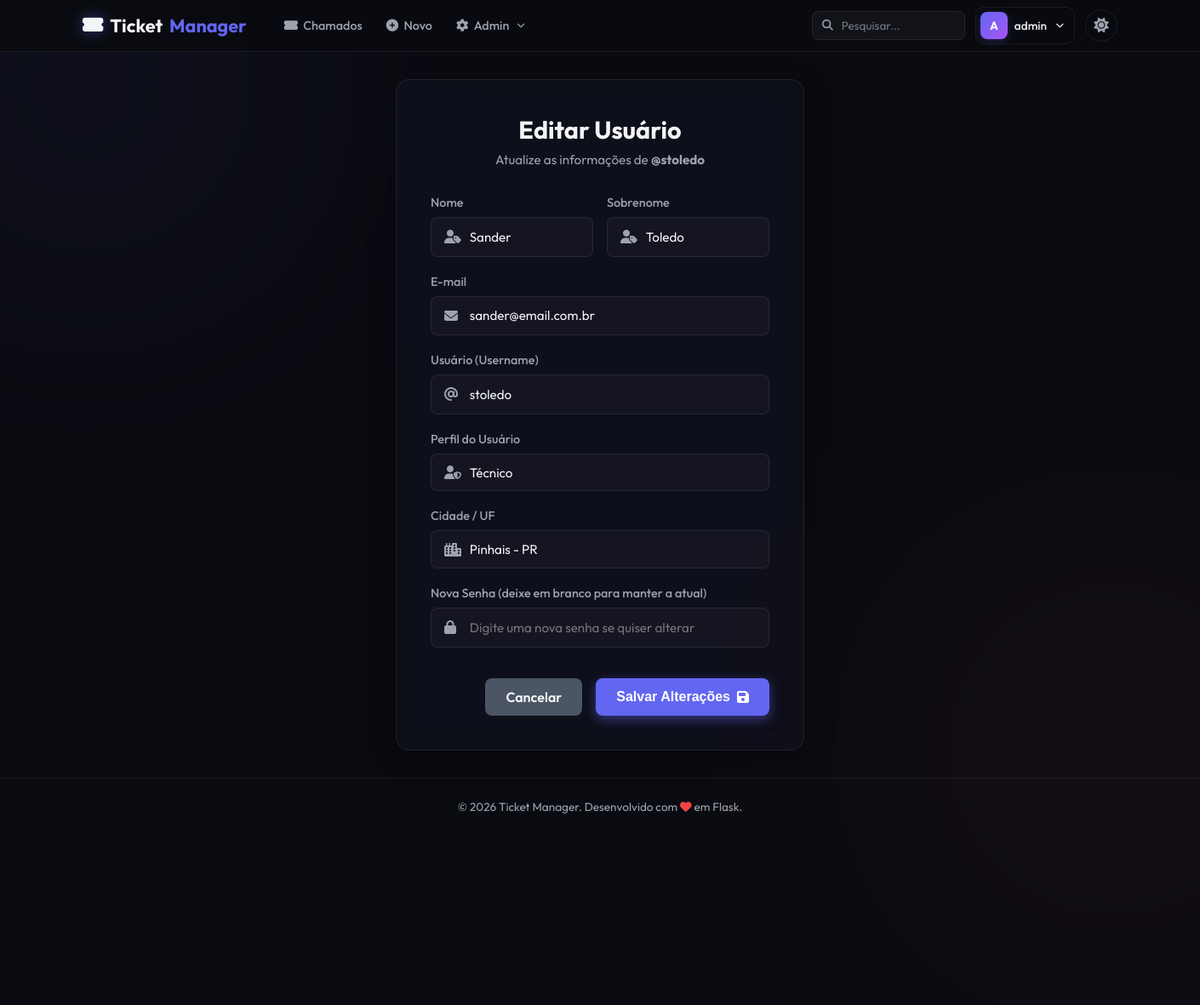
/users/1/edit (signed in), run on the app's committed database.
### models.py (models this page shows, shortened)
class Usuario(db.Model):
    __tablename__ = "usuarios"
    id = db.Column(db.Integer, primary_key=True)
    nome = db.Column(db.String(50), nullable=False)
    sobrenome = db.Column(db.String(50), nullable=False)
    email = db.Column(db.String(120), unique=True, nullable=False)
    username = db.Column(db.String(50), unique=True, nullable=False)
    senha = db.Column(db.String(255), nullable=False)
    cidade_id = db.Column(db.Integer, db.ForeignKey("cidades.id"), nullable=True)
    cidade = db.relationship("Cidade", backref=db.backref("usuarios", lazy=True))
    perfis = db.relationship("Perfil", backref="usuario", lazy=True, cascade="all, delete-orphan")
    @property
    def tipo_perfil(self):
        if self.perfis:
            return self.perfis[0].tipo_perfil
        return "Cliente"

class Perfil(db.Model):
    __tablename__ = "perfis"
    id = db.Column(db.Integer, primary_key=True)
    usuario_id = db.Column(db.Integer, db.ForeignKey("usuarios.id"), nullable=False)
    tipo_perfil = db.Column(db.String(50), nullable=False)
    ativo = db.Column(db.Boolean, default=True)

class Cidade(db.Model):
    __tablename__ = "cidades"
    id = db.Column(db.Integer, primary_key=True)
    nome = db.Column(db.String(100), nullable=False, unique=True)
    estado = db.Column(db.String(2), nullable=False)

### app.py (the view)
@app.route('/users/<int:user_id>/edit', methods=['GET', 'POST'])
@admin_required
def edit_user(user_id):
    return controllers.edit_user_controller(user_id)

### app.py (called while the page is built)
def admin_required(f):
    @wraps(f)
    def decorated_function(*args, **kwargs):
        if 'user_id' not in session:
            flash('Você precisa fazer login para acessar esta página.', 'danger')
            return redirect(url_for('login'))
        usuario = Usuario.query.get(session['user_id'])
        if not usuario or usuario.tipo_perfil != 'Admin':
            flash('Acesso negado: esta página é restrita para administradores.', 'danger')
            return redirect(url_for('list_tickets'))
        return f(*args, **kwargs)
    return decorated_function

### controllers.py (called while the page is built, shortened)
def edit_user_controller(user_id):
    usuario = Usuario.query.get_or_404(user_id)
    cidades = Cidade.query.all()
    return render_template('user_edit.html', usuario=usuario, cidades=cidades)

### templates/user_edit.html (shortened to what this page needs)
{% extends 'base.html' %}
{% block content %}
<div class="auth-wrapper">
    <div class="glass-card auth-card">
        <div class="card-header">
            <h2>Editar Usuário</h2>
            <p>Atualize as informações de <strong>@{{ usuario.username }}</strong></p>
        </div>
        <form action="{{ url_for('edit_user', user_id=usuario.id) }}" method="POST" class="form-group">
            <div class="form-row">
                <div class="input-wrapper">
                    <label for="nome">Nome</label>
                    <div class="input-icon-group">
                        <i class="fa-solid fa-user-tag input-icon"></i>
                        <input type="text" id="nome" name="nome" value="{{ usuario.nome }}" required placeholder="Nome">
                    </div>
                </div>
                <div class="input-wrapper">
                    <label for="sobrenome">Sobrenome</label>
                    <div class="input-icon-group">
                        <i class="fa-solid fa-user-tag input-icon"></i>
                        <input type="text" id="sobrenome" name="sobrenome" value="{{ usuario.sobrenome }}" required placeholder="Sobrenome">
                    </div>
                </div>
            </div>
            <div class="input-wrapper">
                <label for="email">E-mail</label>
                <div class="input-icon-group">
                    <i class="fa-solid fa-envelope input-icon"></i>
                    <input type="email" id="email" name="email" value="{{ usuario.email }}" required placeholder="E-mail">
                </div>
            </div>
            <div class="input-wrapper">
                <label for="username">Usuário (Username)</label>
                <div class="input-icon-group">
                    <i class="fa-solid fa-at input-icon"></i>
                    <input type="text" id="username" name="username" value="{{ usuario.username }}" required placeholder="Nome de Usuário">
                </div>
            </div>
            <div class="input-wrapper">
                <label for="tipo_perfil">Perfil do Usuário</label>
                <div class="input-icon-group">
                    <i class="fa-solid fa-user-shield input-icon"></i>
                    <select id="tipo_perfil" name="tipo_perfil" required>
                        <option value="Técnico" {% if usuario.tipo_perfil == 'Técnico' %}selected{% endif %}>Técnico</option>
                    </select>
                </div>
            </div>
            <div class="input-wrapper">
                <label for="cidade_id">Cidade / UF</label>
                <div class="input-icon-group">
                    <i class="fa-solid fa-city input-icon"></i>
                    <select id="cidade_id" name="cidade_id">
                        {% for cidade in cidades %}
                            <option value="{{ cidade.id }}" {% if usuario.cidade_id == cidade.id %}selected{% endif %}>{{ cidade.nome }} - {{ cidade.estado }}</option>
                        {% endfor %}
                    </select>
                </div>
            </div>
            <div class="input-wrapper">
                <label for="senha">Nova Senha (deixe em branco para manter a atual)</label>
                <div class="input-icon-group">
                    <i class="fa-solid fa-lock input-icon"></i>
                    <input type="password" id="senha" name="senha" placeholder="Digite uma nova senha se quiser alterar">
                </div>
            </div>
            <div class="form-actions-row">
                <a href="{{ url_for('list_users') }}" class="btn-secondary">
                    Cancelar
                </a>
                <button type="submit" class="btn-primary">
                    Salvar Alterações <i class="fa-solid fa-floppy-disk"></i>
                </button>
            </div>
        </form>
    </div>
</div>
{% endblock %}

### static/css/style.css (style rules this page uses)
:root { --bg-dark: #0a0b10; --bg-sidebar: rgba(10, 11, 16, 0.85); --bg-card: rgba(20, 22, 35, 0.45); --border-color: rgba(255, 255, 255, 0.08); --border-glow: rgba(99, 102, 241, 0.2); --text-primary: #f3f4f6; --text-secondary: #9ca3af; --primary: #6366f1; --primary-hover: #4f46e5; --primary-glow: rgba(99, 102, 241, 0.5); --secondary: #4b5563; --secondary-hover: #374151; --danger: #ef4444; --danger-hover: #dc2626; --danger-glow: rgba(239, 68, 68, 0.3); --success: #10b981; --success-glow: rgba(16, 185, 129, 0.2); --font-family: 'Outfit', sans-serif; --transition-smooth: all 0.3s cubic-bezier(0.4, 0, 0.2, 1); }
* { margin: 0; padding: 0; box-sizing: border-box; }
body { background-color: var(--bg-dark); color: var(--text-primary); font-family: var(--font-family); min-height: 100vh; display: flex; flex-direction: column; overflow-x: hidden; position: relative; transition: background-color 0.3s ease, color 0.3s ease, border-color 0.3s ease; }
a { color: var(--primary); text-decoration: none; transition: var(--transition-smooth); }
.btn-primary { display: inline-flex; align-items: center; justify-content: center; gap: 0.5rem; background-color: var(--primary); color: white; padding: 0.75rem 1.5rem; border: none; border-radius: 8px; font-size: 1rem; font-weight: 600; cursor: pointer; box-shadow: 0 4px 14px var(--primary-glow); transition: var(--transition-smooth); }
.btn-secondary { display: inline-flex; align-items: center; justify-content: center; gap: 0.5rem; background-color: var(--secondary); color: var(--text-primary); padding: 0.75rem 1.5rem; border: none; border-radius: 8px; font-size: 1rem; font-weight: 600; cursor: pointer; transition: var(--transition-smooth); }
.glass-card { background: var(--bg-card); backdrop-filter: blur(16px) saturate(180%); -webkit-backdrop-filter: blur(16px) saturate(180%); border: 1px solid var(--border-color); border-radius: 16px; box-shadow: 0 8px 32px 0 rgba(0, 0, 0, 0.37); transition: var(--transition-smooth); }
.auth-wrapper { display: flex; justify-content: center; align-items: center; flex-grow: 1; padding: 2rem; }
.auth-card { width: 100%; max-width: 480px; padding: 2.5rem; }
.card-header { text-align: center; margin-bottom: 2rem; }
.card-header h2 { font-size: 1.8rem; font-weight: 700; margin-bottom: 0.5rem; }
.card-header p { color: var(--text-secondary); font-size: 0.95rem; }
.form-group { display: flex; flex-direction: column; gap: 1.25rem; }
.form-row { display: grid; grid-template-columns: 1fr 1fr; gap: 1rem; }
.input-wrapper { display: flex; flex-direction: column; gap: 0.5rem; }
.input-wrapper label { font-size: 0.9rem; font-weight: 500; color: var(--text-secondary); }
.input-icon-group { position: relative; display: flex; align-items: center; }
.input-icon { position: absolute; left: 1rem; color: var(--text-secondary); transition: var(--transition-smooth); }
.input-icon-group input { width: 100%; padding: 0.8rem 1rem 0.8rem 2.8rem; background-color: rgba(255, 255, 255, 0.03); border: 1px solid var(--border-color); border-radius: 8px; color: var(--text-primary); font-family: var(--font-family); font-size: 0.95rem; transition: var(--transition-smooth); }
.form-actions-row { display: flex; justify-content: flex-end; gap: 1rem; margin-top: 1rem; }
.input-icon-group textarea, .input-icon-group select { width: 100%; padding: 0.8rem 1rem 0.8rem 2.8rem; background-color: rgba(255, 255, 255, 0.03); border: 1px solid var(--border-color); border-radius: 8px; color: var(--text-primary); font-family: var(--font-family); font-size: 0.95rem; transition: var(--transition-smooth); }
.input-icon-group select { appearance: none; cursor: pointer; }
.input-icon-group select option { background-color: #141623; color: var(--text-primary); }

### data on the page
Usuario: username "stoledo", nome "Sander", sobrenome "Toledo", email "sander@email.com.br", cidade_id "Pinhais - PR"
Perfil: tipo_perfil "Técnico"

### other printed values
{{ session.get('username', '?')[0] | upper }} "A"
{{ session.get('username') }} "admin"
